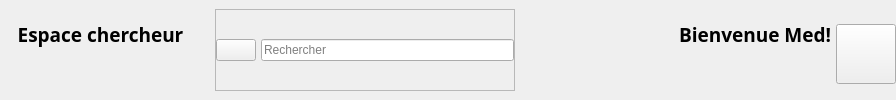
        <widget class="QWidget" name="headerFrame" native="true">
         <property name="sizePolicy">
          <sizepolicy hsizetype="Preferred" vsizetype="Preferred">
           <horstretch>0</horstretch>
           <verstretch>0</verstretch>
          </sizepolicy>
         </property>
         <property name="minimumSize">
          <size>
           <width>0</width>
           <height>0</height>
          </size>
         </property>
         <layout class="QGridLayout" name="gridLayout">
          <property name="leftMargin">
           <number>0</number>
          </property>
          <property name="topMargin">
           <number>0</number>
          </property>
          <property name="rightMargin">
           <number>0</number>
          </property>
          <property name="bottomMargin">
           <number>0</number>
          </property>
          <item row="0" column="0">
           <widget class="QWidget" name="spaceWidget" native="true">
            <property name="minimumSize">
             <size>
              <width>200</width>
              <height>0</height>
             </size>
            </property>
            <widget class="QLabel" name="spaceLbl">
             <property name="geometry">
              <rect>
               <x>0</x>
               <y>0</y>
               <width>201</width>
               <height>69</height>
              </rect>
             </property>
             <property name="font">
              <font>
               <family>Noto Sans</family>
               <pointsize>14</pointsize>
               <weight>75</weight>
               <bold>true</bold>
              </font>
             </property>
             <property name="text">
              <string>Espace chercheur</string>
             </property>
             <property name="alignment">
              <set>Qt::AlignCenter</set>
             </property>
            </widget>
           </widget>
          </item>
          <item row="0" column="2">
           <widget class="QWidget" name="welcomeWidget" native="true">
            <property name="minimumSize">
             <size>
              <width>300</width>
              <height>0</height>
             </size>
            </property>
            <widget class="QLabel" name="welcomeLbl">
             <property name="geometry">
              <rect>
               <x>0</x>
               <y>0</y>
               <width>301</width>
               <height>69</height>
              </rect>
             </property>
             <property name="minimumSize">
              <size>
               <width>0</width>
               <height>0</height>
              </size>
             </property>
             <property name="font">
              <font>
               <family>Noto Sans</family>
               <pointsize>14</pointsize>
               <weight>75</weight>
               <bold>true</bold>
              </font>
             </property>
             <property name="text">
              <string>Bienvenue Med!</string>
             </property>
             <property name="alignment">
              <set>Qt::AlignRight|Qt::AlignTrailing|Qt::AlignVCenter</set>
             </property>
            </widget>
           </widget>
          </item>
          <item row="0" column="3">
           <widget class="QWidget" name="widget_3" native="true">
            <layout class="QHBoxLayout" name="horizontalLayout_6">
             <property name="spacing">
              <number>0</number>
             </property>
             <property name="leftMargin">
              <number>0</number>
             </property>
             <property name="rightMargin">
              <number>0</number>
             </property>
             <property name="bottomMargin">
              <number>0</number>
             </property>
             <item alignment="Qt::AlignVCenter">
              <widget class="QPushButton" name="accountBtn">
               <property name="minimumSize">
                <size>
                 <width>60</width>
                 <height>60</height>
                </size>
               </property>
               <property name="maximumSize">
                <size>
                 <width>60</width>
                 <height>60</height>
                </size>
               </property>
               <property name="cursor">
                <cursorShape>PointingHandCursor</cursorShape>
               </property>
               <property name="text">
                <string/>
               </property>
               <property name="icon">
                <iconset resource="../resource.qrc">
                 <normaloff>:/users/images/users/man.png</normaloff>:/users/images/users/man.png</iconset>
               </property>
               <property name="iconSize">
                <size>
                 <width>50</width>
                 <height>50</height>
                </size>
               </property>
              </widget>
             </item>
            </layout>
           </widget>
          </item>
          <item row="0" column="1">
           <widget class="QWidget" name="widget_2" native="true">
            <layout class="QHBoxLayout" name="horizontalLayout_4">
             <item>
              <widget class="QFrame" name="searchFrame">
               <property name="minimumSize">
                <size>
                 <width>300</width>
                 <height>0</height>
                </size>
               </property>
               <property name="maximumSize">
                <size>
                 <width>300</width>
                 <height>16777215</height>
                </size>
               </property>
               <property name="frameShape">
                <enum>QFrame::StyledPanel</enum>
               </property>
               <property name="frameShadow">
                <enum>QFrame::Raised</enum>
               </property>
               <layout class="QHBoxLayout" name="horizontalLayout_5">
                <property name="spacing">
                 <number>5</number>
                </property>
                <property name="leftMargin">
                 <number>0</number>
                </property>
                <property name="topMargin">
                 <number>0</number>
                </property>
                <property name="rightMargin">
                 <number>0</number>
                </property>
                <property name="bottomMargin">
                 <number>0</number>
                </property>
                <item alignment="Qt::AlignRight">
                 <widget class="QPushButton" name="pushButton">
                  <property name="cursor">
                   <cursorShape>PointingHandCursor</cursorShape>
                  </property>
                  <property name="text">
                   <string/>
                  </property>
                  <property name="icon">
                   <iconset resource="../resource.qrc">
                    <normaloff>:/icons/icons/others/view.png</normaloff>:/icons/icons/others/view.png</iconset>
                  </property>
                  <property name="iconSize">
                   <size>
                    <width>32</width>
                    <height>32</height>
                   </size>
                  </property>
                 </widget>
                </item>
                <item>
                 <widget class="QLineEdit" name="lineEdit">
                  <property name="placeholderText">
                   <string>Rechercher</string>
                  </property>
                 </widget>
                </item>
               </layout>
              </widget>
             </item>
            </layout>
           </widget>
          </item>
         </layout>
        </widget>
